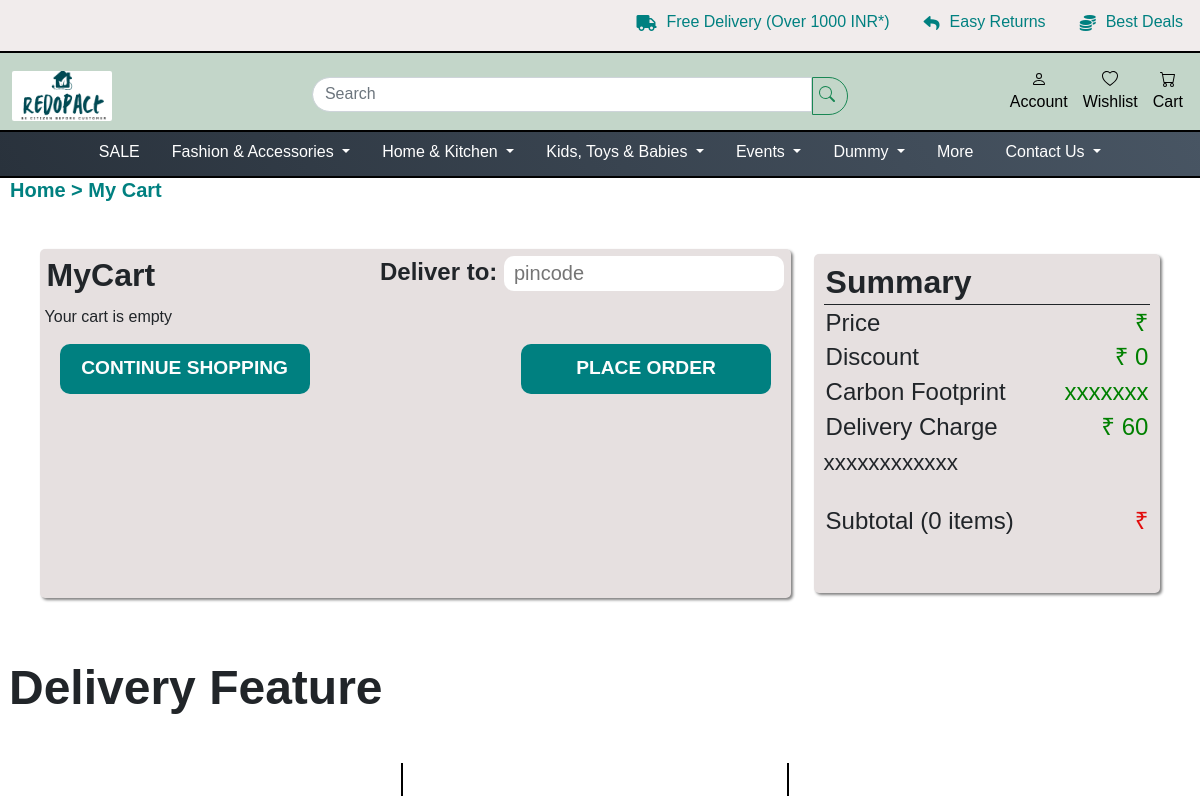
The page /cart/ (signed in, upper part) on the database as committed earlier.
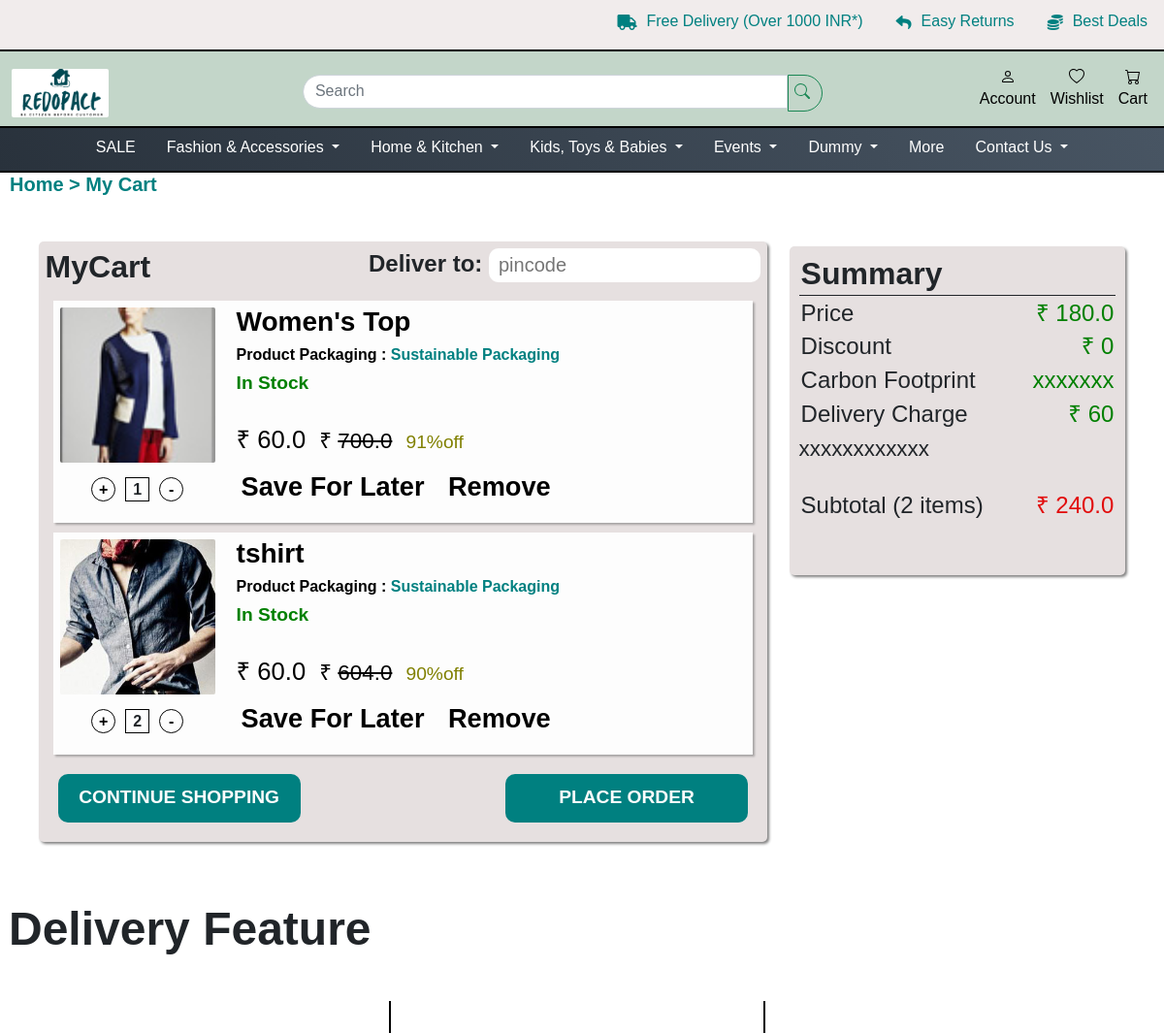
The same page on the database as committed later.
### shop/models.py (models this page shows, shortened)
class Product(models.Model):
    vendor = models.ForeignKey(VendorAccount, on_delete=models.DO_NOTHING)
    name = models.CharField(max_length=50)
    subcategory2 = models.ForeignKey(SubCategory2, on_delete=models.CASCADE, null=True, blank=True)
    size = models.CharField(max_length=50, null=True, blank=True)
    color = models.CharField(max_length=50, null=True, blank=True)
    product_for = models.CharField(max_length=7, choices=PRODUCTFOR_CHOICES, default='general')
    brand = models.CharField(max_length=50, null=True)
    tags = models.CharField(max_length=500, null=True, blank=True, default="blanktag")
    material = models.CharField(max_length=500, null=True, blank=True, default="blanktag")
    slug = models.SlugField(max_length=60, unique=True)
    in_stock = models.BooleanField(default=False)
    discount = models.IntegerField(null=True, blank=True)
    stock = models.IntegerField(null=True, blank=True)
    mrp = models.FloatField(default=60.00, null=True, blank=True)
    special_price = models.FloatField(null=True,blank=True)
    our_price = models.FloatField(null=True,blank=True)
    description = RichTextField(null=True, blank=True, )
    short_description = RichTextField(null=True, blank=True, )
    weight = models.FloatField(default=5.00, null=True)
    length= models.FloatField(default=50.00, null=True)
    width = models.FloatField(default=50.00, null=True)
    height = models.FloatField(default=50.00, null=True)
    pub_date = models.DateField(null=True, blank=True, )
    is_recycle = models.BooleanField(default=False)
    is_upcycle = models.BooleanField(default=False)
    is_ecofriendly = models.BooleanField(default=False)
    image = models.ImageField(upload_to=get_uplaod_file_name, default="")
    image2 = models.ImageField(upload_to=get_uplaod_file_name, null=True, blank=True, )
    image3 = models.ImageField(upload_to=get_uplaod_file_name, null=True, blank=True, )

### shop/cart.py (the view)
# urls.py: path('cart/', cart.mycart, name='mycart'),
def mycart(request):
    try:
        cart = Cart.objects.get(user=request.user)
        data=cart.cartdata
        counter=0
        total=0
        final_total=0
        for i in data:
            product=Product.objects.get(id=i["product_id"])
            data[counter]["mrp"]=product.mrp
            data[counter]["special_price"] = product.special_price
            data[counter]["our_price"] = product.our_price
            data[counter]["name"] = product.name
            data[counter]["image"] = product.image
            data[counter]["slug"] = product.slug
            data[counter]["discount"] = math.floor(100-(product.special_price/product.mrp)*100)
            if product.our_price:
                total = total + product.our_price*int(data[counter]["qty"])
            elif product.special_price:
                total = total + product.special_price*int(data[counter]["qty"])
            else:
                total = total + product.mrp*int(data[counter]["qty"])
            counter+=1
        final_total=total+60 #60 for delivery
        return render(request, 'shop/mycart.html', {'cart': data,'total':total,'final_total':final_total})
    except:
        return render(request, 'shop/mycart.html')

### shop/templates/shop/mycart.html (shortened to what the changed rows need)
{% extends 'general/base.html' %}
{%load static%}
{% block head%}
    <link rel="stylesheet" href="{%static 'shop/css/styles_navbar_Responsive.css'%}">
    <link rel="stylesheet" href="https://unpkg.com/flickity@2/dist/flickity.min.css">
    <link rel="stylesheet" href="{%static 'shop/css/mycart.css'%}">
{% endblock %}
{% block body%}
    <div class="contain">
        <div class="top">
            <div class="top-left">
                <div class="title">
                    <h2 class="my-cart">MyCart</h2>
                </div>
                {%if cart%}
                    {% for i in cart %}
                        <div class="added-products">
                            <div class="product-added">
                                <div class="img-container">
                                    <div class="image">
                                        <a href="../{{i.slug}}!"><img src="../media/{{i.image}}"></a>
                                    </div>
                                    <div class="number-of-items">
                                        <div class="plus">
                                           <a href="../increaseqty?id={{i.product_id}}">+</a>
                                        </div>
                                        <div class="number">
                                            {{i.qty}}
                                        </div>
                                        <div class="minus">
                                            <a href="../decreaseqty?id={{i.product_id}}">-</a>
                                        </div>
                                    </div>
                                </div>
                                <a href="../{{i.slug}}!">
                                <div class="product-description">
                                    <h3 class="product-name">{{i.name}}</h3>
                                    <h5 class="packaging-details">Product Packaging : <span class="packaging-type" style="color:teal">Sustainable
                                            Packaging</span></h5>
                                    <h4 class="stock-availability" style="color: green;">In Stock</h4>
                                    <br>
                                    <h4 class="offered-price"> &#8377 {{i.special_price}} <span class="original-price" style="font-size: 1.4rem;"> &#8377
                                        <strike>{{i.mrp}}</strike></span> <span class="offer" style="color: olive; font-size: 1.2rem; margin: 0px;">{{i.discount}}%off</span>
                                    </h4>
                                    <div class="buttons">
                                        <a href="../"><button class="save-btn" type="button">Save For Later</button></a>
                                        <button class="remove-btn" type="button">Remove</button>
                                    </div>
                                </div>
                                </a>
                            </div>
                        </div>
                    {% endfor %}
                {%else%}
                    Your cart is empty
                {%endif%}
                <div class="top-bottom">
                </div>
            </div>
            <div class="top-right">
                <h3 class="summary">Summary</h3>
                <h3 class="total-price"><span>Price </span><span style="color:green;"> &#8377 {{total}}</span></h3>
                <h3 class="discount"><span>Discount </span><span style="color:green;"> &#8377 0</span></h3>
                <h3 class="carbon-footprint"><span>Carbon Footprint </span><span style="color:green;"> xxxxxxx</span></h3>
                <h3 class="delivery-charge"><span>Delivery Charge </span><span style="color:green;"> &#8377 60</span></h3>
                <span class="x" style="font-size: 1.4rem; margin: 2px 10px;">xxxxxxxxxxxx</span>
                <br>
                <br>
                <h3 class="Subtotal">Subtotal ({{cart|length}} items)<span
                        class="total-amount" style="color:rgb(226, 13, 13);">&#8377 {{final_total}}</span></h3>
                <br>
                <br>
            </div>
        </div>
    <div class="bottom">
        <div class="bottom-title">
            <h1>Delivery Feature</h1>
        </div>
    </div>
</div>
{% endblock %}

Rows that differ between the two databases and show on the page:
now on this page (row edited): Product: image (picture), name "Women's Top", special_price "60.0", mrp "700.0"
changed Product: slug empty → "women-top" (drawn)
now on this page (row edited): Product: image (picture), name "tshirt", special_price "60.0", mrp "604.0"
changed Product: slug empty → "tshirt" (drawn)
Other text that changed with them:
{{ total }}: (not shown) → "180.0"
{{ cart|length }}: "0" → "2"
{{ final_total }}: (not shown) → "240.0"
new list line: "+ 1 - Product Packaging : Sustainable Packaging In Stock ₹ ₹ 91 %off Save For Later Remove"
new list line: "+ 2 - Product Packaging : Sustainable Packaging In Stock ₹ ₹ 90 %off Save For Later Remove"
text no longer shown: "Your cart is empty"
